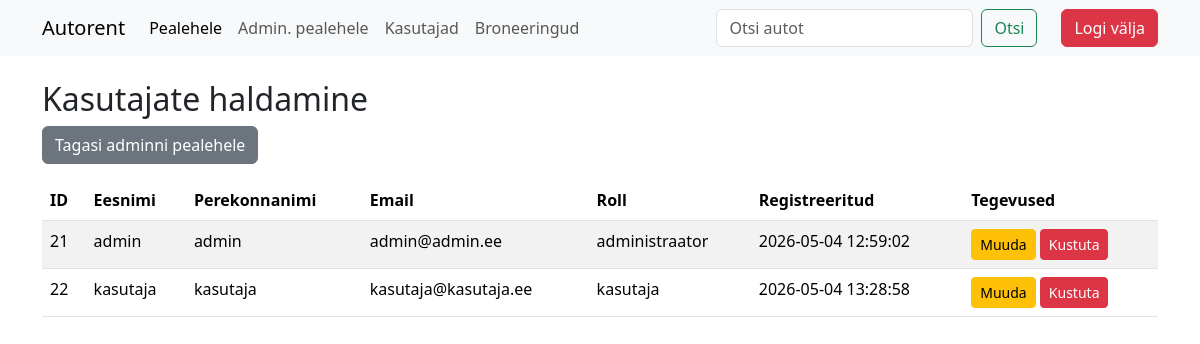
/admin/users.php (signed in), run on the app's committed database.
### tables this page shows
CREATE TABLE `users` (
  `id` int(11) NOT NULL,
  `role` enum('administraator','kasutaja','lugeja') NOT NULL DEFAULT 'kasutaja',
  `first_name` varchar(50) NOT NULL,
  `last_name` varchar(50) NOT NULL,
  `email` varchar(100) NOT NULL,
  `phone` varchar(20) DEFAULT NULL,
  `password_hash` varchar(255) NOT NULL,
  `created_at` timestamp NULL DEFAULT current_timestamp()
);

### security.php (called while the page is built, shortened)
<?php
function e(mixed $value): string
{
    return htmlspecialchars((string)$value, ENT_QUOTES | ENT_SUBSTITUTE, 'UTF-8');
}
function csrf_token(): string
{
    return $_SESSION['csrf_token'];
}
function csrf_query(): string
{
    return 'csrf_token=' . urlencode(csrf_token());
}

### admin/users.php (the view, shortened to what this page needs)
<?php
require_once __DIR__ . '/../security.php';
?>
<?php include('../config.php'); ?>
<?php include('../header.php'); ?>
<div class="container">
    <h2>Kasutajate haldamine</h2>
    <a href="index.php" class="btn btn-secondary mb-3">Tagasi adminni pealehele</a>
    <?php
    $users_paring = "SELECT * FROM users ORDER BY id ASC";
    $users_result = mysqli_query($yhendus, $users_paring);
    ?>
    <div class="table-responsive">
        <table class="table table-striped">
            <thead>
                <tr>
                    <th>ID</th>
                    <th>Eesnimi</th>
                    <th>Perekonnanimi</th>
                    <th>Email</th>
                    <th>Roll</th>
                    <th>Registreeritud</th>
                    <th>Tegevused</th>
                </tr>
            </thead>
            <tbody>
                <?php while ($user = mysqli_fetch_assoc($users_result)): ?>
                <tr>
                    <td><?php echo $user['id']; ?></td>
                    <td><?php echo htmlspecialchars($user['first_name']); ?></td>
                    <td><?php echo htmlspecialchars($user['last_name']); ?></td>
                    <td><?php echo htmlspecialchars($user['email']); ?></td>
                    <td><?php echo htmlspecialchars($user['role']); ?></td>
                    <td><?php echo $user['created_at']; ?></td>
                    <td>
                        <button class="btn btn-sm btn-warning" onclick='editUser(<?php echo (int)$user['id']; ?>, <?php echo json_encode($user['first_name']); ?>, <?php echo json_encode($user['last_name']); ?>, <?php echo json_encode($user['email']); ?>, <?php echo json_encode($user['role']); ?>)'>
                            Muuda
                        </button>
                        <?php if ($user['id'] !== $_SESSION['user_id']): ?>
                        <a href="?delete=<?php echo (int)$user['id']; ?>&<?php echo csrf_query(); ?>" class="btn btn-sm btn-danger" onclick="return confirm('Kas oled kindel, et soovid kustutada kasutaja <?php echo e($user['first_name'] . ' ' . $user['last_name']); ?>?')">
                            Kustuta
                        </a>
                        <?php endif; ?>
                    </td>
                </tr>
                <?php endwhile; ?>
            </tbody>
        </table>
    </div>
</div>
</body>
</html>

### data on the page
users: id "21", first_name "admin", last_name "admin", email "admin@admin.ee", role "administraator", created_at "2026-05-04 12:59:02"
users: id "22", first_name "kasutaja", last_name "kasutaja", email "kasutaja@kasutaja.ee", role "kasutaja", created_at "2026-05-04 13:28:58"

### other printed values
$reservationsLabel "Broneeringud"
